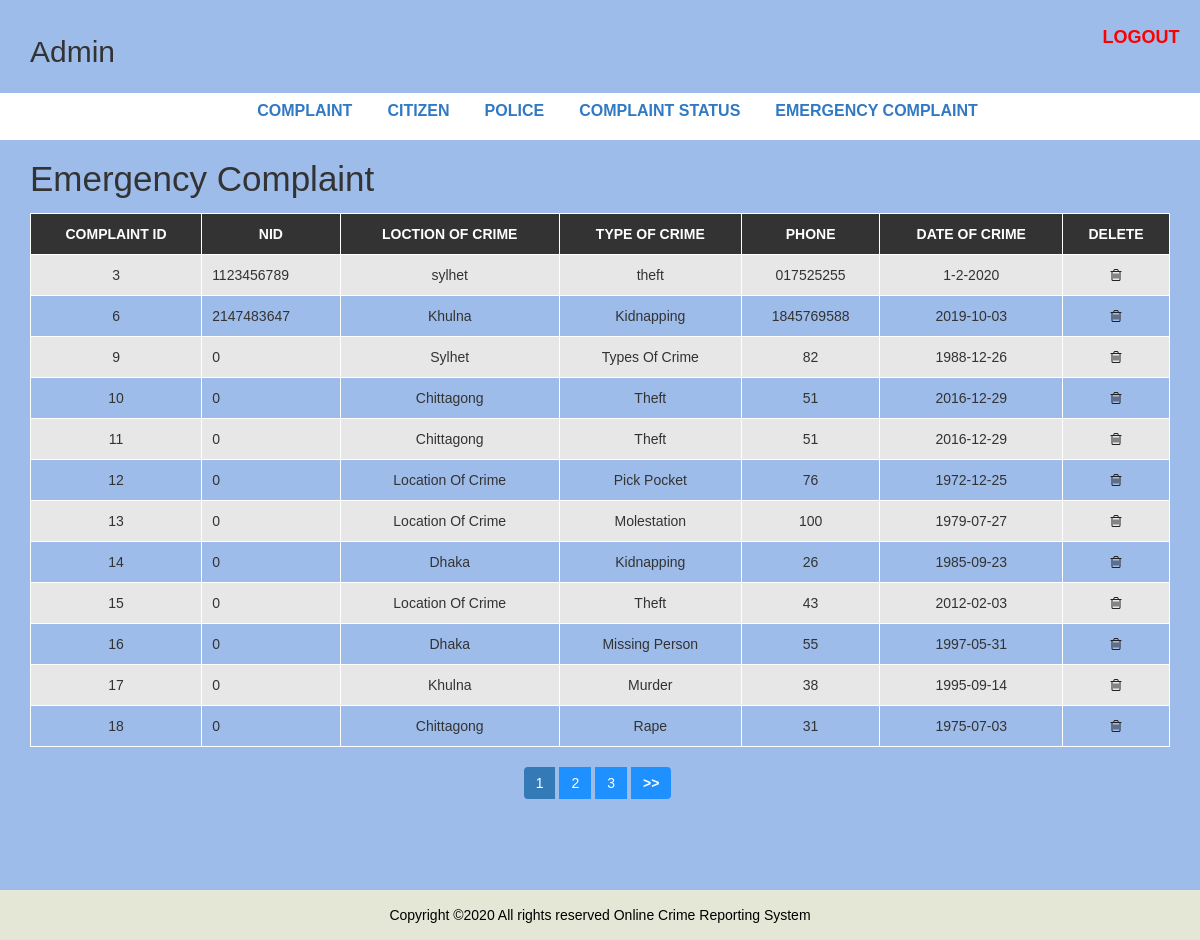
/admin/adminDashboard/emergency_cpt.php (signed in), run on the app's committed database.
### tables this page shows
CREATE TABLE `emergency_complaint` (
  `cpt_id` int(50) NOT NULL,
  `nid` int(50) NOT NULL,
  `loc_crime` varchar(50) NOT NULL,
  `type_crime` varchar(50) NOT NULL,
  `phone` varchar(20) NOT NULL,
  `date_crime` varchar(20) NOT NULL
);

### admin/adminDashboard/emergency_cpt.php (the view, shortened to what this page needs)
<?php include "header.php"; ?>
  <div id="admin-content">
      <div class="container">
          <div class="row">
              <div class="col-md-12">
                  <h1 class="admin-heading"> Emergency Complaint</h1>
              </div>
              <div class="col-md-12">
<?php
  include'config.php';
  $limit=5;
  if(isset($_GET['page'])){
    $page_number=$_GET['page'];
  }
  else{
    $page_number=1;
  }
  $query="SELECT *FROM emergency_complaint";
  $result=mysqli_query($conn,$query) or die(mysqli_error($conn));
  $count=mysqli_num_rows($result);
  if($count>0){
   ?>
                  <table class="content-table">
                      <thead>
                          <th>Complaint ID</th>
                          <th>NID</th>
                          <th>Loction of crime</th>
                          <th>Type of crime</th>
                          <th>Phone</th>
                          <th>Date of crime</th>
                          <th>Delete</th>
                      </thead>
                      <tbody>
<?php
  while($row=mysqli_fetch_assoc($result)){
?>
                          <tr>
                              <td><?php echo  $row['cpt_id']; ?></td>
                              <td><?php echo  $row['nid']; ?></td>
                              <td><?php echo  $row['loc_crime']; ?></td>
                              <td><?php echo  $row['type_crime']; ?></td>
                              <td><?php echo  $row['phone']; ?></td>
                               <td><?php echo  $row['date_crime']; ?></td>
                              <td class='delete'><a onclick="return confirm(
                              'Are you sure want to delete?')" href='delete_emergency_complaint.php?id=<?php echo  $row['cpt_id']; ?>'><i class='fa fa-trash-o'></i></a></td>
                          </tr>
<?php  } ?>
                      </tbody>
<?php  } ?>
                  </table>
<?php
$query1="SELECT *FROM emergency_complaint";
$result1=mysqli_query($conn,$query1) OR die("failed");
if(mysqli_num_rows($result1)){
  $total_recoards=mysqli_num_rows($result1);
  $total_page=ceil($total_recoards/$limit);
  echo"<ul class='pagination admin-pagination'>";
  for($i=1; $i<=$total_page; $i++){
    if($i==$page_number){
      $active="active";
    }
    else{
      $active="";
    }
    echo'<li class='.$active.'><a href="emergency_cpt.php?page='.$i.'">'.$i.'</a></li>';
  }
  if($page_number<$total_page){
     echo '<li><a href="emergency_cpt.php?page='.($page_number+1).'"><b>>></b></a></li>';
  }
  echo"</ul>";
}
 ?>
              </div>
          </div>
      </div>
  </div>
<?php include "footer.php"; ?>

### admin/adminDashboard/header.php (shortened to what this page needs)
<!DOCTYPE html>
<html lang="en">
    <head>
        <link rel="stylesheet" href="../css/bootstrap.min1.css" />
        <link rel="stylesheet" href="../css/font-awesome.css">
        <link rel="stylesheet" href="../css/admin_style.css">
    </head>
    <body>
        <div id="header-admin">
            <div class="container">
                <div class="row">
                    <div class="col-md-2">
                        <span> <h2>Admin</h2></span>
                    </div>
                    <div class="col-md-offset-9  col-md-1">
                        <a href="logout.php" class="admin-logout" >logout</a>
                    </div>
                </div>
            </div>
        </div>
        <div id="admin-menubar">
            <div class="container">
                <div class="row">
                    <div class="col-md-12">
                       <center>
						   <ul class="admin-menu">
								<li>
									<a href="complaint.php">Complaint</a>
								</li>
								<li>
									<a href="citizen.php">Citizen</a>
								</li>
								<li>
									<a href="police.php">Police</a>
								</li>
                                <li>
                                    <a href="complaintStatus.php">Complaint Status</a>
                                </li>
                                <li>
                                    <a href="emergency_cpt.php"> Emergency Complaint</a>
                                </li>
							</ul>
                    </div>
                </div>
            </div>
        </div>

### admin/adminDashboard/footer.php
<div id ="footer">
    <div class="container">
        <div class="row">
            <div class="col-md-12">
                <span>Copyright ©2020 All rights reserved Online Crime Reporting System</a></span>
            </div>
        </div>
    </div>
</div>
</body>
</html>

### admin/css/admin_style.css (style rules this page uses)
body { background: #f1f1f1; font-family: sans-serif,arial,Helvetica; }
#header-admin { background-color: #9ebcea; padding: 15px 0; }
#header-admin .admin-logout { margin: 10px 0; color: #f00; font-size: 18px; font-weight: 600; text-transform: uppercase; display: inline-block; }
#admin-menubar { background-color: #fff; }
#admin-menubar .admin-menu { font-size: 0; }
#admin-menubar .admin-menu li { display: inline-block; margin: 0 5px 0 0; }
#admin-menubar .admin-menu li a { color: #3179c3; font-size: 16px; font-weight: 600; text-transform: uppercase; padding: 7px 15px; display: block; transition: all 0.3s; }
#admin-content { background-color: #9ebcea; padding: 20px 0; min-height: 750px; }
#admin-content .admin-heading { font-size: 35px; margin: 0 0 15px; }
#admin-content .content-table { border: 1px solid #000; width: 100%; margin: 0 0 20px; }
#admin-content .content-table thead { color: #fff; background-color: #333; }
#admin-content .content-table th { padding: 10px; border: 1px solid #fff; font-weight: 600; text-align: center; text-transform: uppercase; }
#admin-content .content-table tbody { color: #333; }
#admin-content .content-table tbody tr { background-color: #e7e7e7; }
#admin-content .content-table tbody tr:nth-child(even) { background-color: transparent; }
#admin-content .content-table tbody td { padding: 10px; border: 1px solid #fff; text-align: center; }
#admin-content .content-table tbody td:nth-child(2) { text-align: left; }
#admin-content .admin-pagination { margin: 0; }
#admin-content .admin-pagination li a { display: block; }
.id, .edit, .delete { text-align:center; }
.pagination { display: block; text-align: center; margin: 0; }
.pagination li { display:inline-block; margin: 0 5px 0 0; }
.pagination li a { border: none; background: #1e90ff; color: #fff; }
i.fa { color:#222; }
#footer { color: #000; padding:15px 0; text-align:center; background-color:#e4e6d6; }

### data on the page
emergency_complaint: cpt_id "3", nid "1123456789", loc_crime "sylhet", type_crime "theft", phone "017525255", date_crime "1-2-2020"
emergency_complaint: cpt_id "6", nid "2147483647", loc_crime "Khulna", type_crime "Kidnapping", phone "1845769588", date_crime "2019-10-03"
emergency_complaint: cpt_id "9", nid "0", loc_crime "Sylhet", type_crime "Types Of Crime", phone "82", date_crime "1988-12-26"
emergency_complaint: cpt_id "10", nid "0", loc_crime "Chittagong", type_crime "Theft", phone "51", date_crime "2016-12-29"
emergency_complaint: cpt_id "11", nid "0", loc_crime "Chittagong", type_crime "Theft", phone "51", date_crime "2016-12-29"
emergency_complaint: cpt_id "12", nid "0", loc_crime "Location Of Crime", type_crime "Pick Pocket", phone "76", date_crime "1972-12-25"
emergency_complaint: cpt_id "13", nid "0", loc_crime "Location Of Crime", type_crime "Molestation", phone "100", date_crime "1979-07-27"
emergency_complaint: cpt_id "14", nid "0", loc_crime "Dhaka", type_crime "Kidnapping", phone "26", date_crime "1985-09-23"
emergency_complaint: cpt_id "15", nid "0", loc_crime "Location Of Crime", type_crime "Theft", phone "43", date_crime "2012-02-03"
emergency_complaint: cpt_id "16", nid "0", loc_crime "Dhaka", type_crime "Missing Person", phone "55", date_crime "1997-05-31"
emergency_complaint: cpt_id "17", nid "0", loc_crime "Khulna", type_crime "Murder", phone "38", date_crime "1995-09-14"
emergency_complaint: cpt_id "18", nid "0", loc_crime "Chittagong", type_crime "Rape", phone "31", date_crime "1975-07-03"
